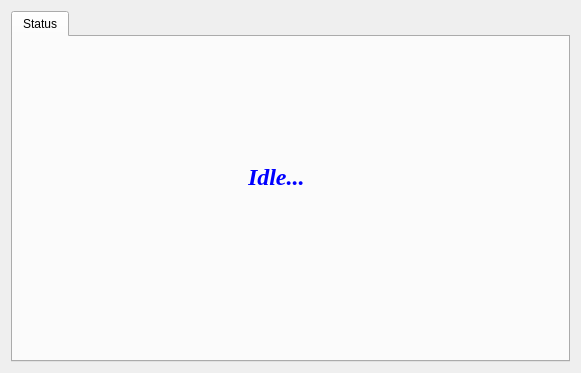
<ui version="4.0" >
 <class>CGexFtpPage_widget_base</class>
 <widget class="QWidget" name="CGexFtpPage_widget_base" >
  <property name="geometry" >
   <rect>
    <x>0</x>
    <y>0</y>
    <width>581</width>
    <height>373</height>
   </rect>
  </property>
  <property name="windowTitle" >
   <string>FTP page</string>
  </property>
  <layout class="QVBoxLayout" >
   <item>
    <widget class="QTabWidget" name="tabWidget" >
     <widget class="QWidget" name="tabStatus" >
      <attribute name="title" >
       <string>Status</string>
      </attribute>
      <layout class="QGridLayout" name="gridLayout" >
       <item row="0" column="0" >
        <widget class="QStackedWidget" name="stackedWidget" >
         <widget class="QWidget" name="pageIdle" >
          <layout class="QVBoxLayout" name="verticalLayout" >
           <item>
            <spacer name="spacer16" >
             <property name="orientation" >
              <enum>Qt::Vertical</enum>
             </property>
             <property name="sizeType" >
              <enum>QSizePolicy::Expanding</enum>
             </property>
             <property name="sizeHint" stdset="0" >
              <size>
               <width>10</width>
               <height>91</height>
              </size>
             </property>
            </spacer>
           </item>
           <item>
            <layout class="QHBoxLayout" name="_2" >
             <item>
              <spacer name="spacer19" >
               <property name="orientation" >
                <enum>Qt::Horizontal</enum>
               </property>
               <property name="sizeType" >
                <enum>QSizePolicy::Expanding</enum>
               </property>
               <property name="sizeHint" stdset="0" >
                <size>
                 <width>186</width>
                 <height>10</height>
                </size>
               </property>
              </spacer>
             </item>
             <item>
              <widget class="QLabel" name="textLabel1" >
               <property name="text" >
                <string>&lt;font color="#0000ff">&lt;b>&lt;i>&lt;h1>&lt;font face="Times New Roman">Idle...&lt;/font>&lt;/h1>&lt;/i>&lt;/b>&lt;/font></string>
               </property>
               <property name="wordWrap" >
                <bool>false</bool>
               </property>
              </widget>
             </item>
             <item>
              <spacer name="spacer18" >
               <property name="orientation" >
                <enum>Qt::Horizontal</enum>
               </property>
               <property name="sizeType" >
                <enum>QSizePolicy::Expanding</enum>
               </property>
               <property name="sizeHint" stdset="0" >
                <size>
                 <width>241</width>
                 <height>10</height>
                </size>
               </property>
              </spacer>
             </item>
            </layout>
           </item>
           <item>
            <spacer name="spacer17" >
             <property name="orientation" >
              <enum>Qt::Vertical</enum>
             </property>
             <property name="sizeType" >
              <enum>QSizePolicy::Expanding</enum>
             </property>
             <property name="sizeHint" stdset="0" >
              <size>
               <width>10</width>
               <height>147</height>
              </size>
             </property>
            </spacer>
           </item>
          </layout>
         </widget>
        </widget>
       </item>
      </layout>
     </widget>
    </widget>
   </item>
  </layout>
 </widget>
 <layoutdefault spacing="6" margin="11" />
 <pixmapfunction>qPixmapFromMimeSource</pixmapfunction>
 <resources/>
 <connections/>
</ui>
